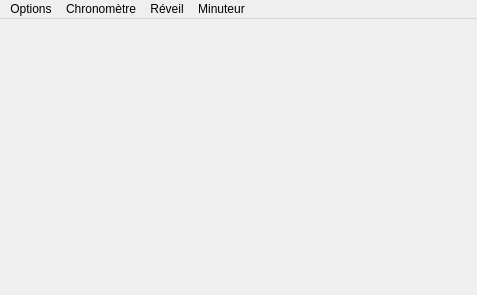
<?xml version="1.0" encoding="UTF-8"?>
<ui version="4.0">
 <class>MainWindow</class>
 <widget class="QMainWindow" name="MainWindow">
  <property name="geometry">
   <rect>
    <x>0</x>
    <y>0</y>
    <width>477</width>
    <height>295</height>
   </rect>
  </property>
  <property name="windowTitle">
   <string>MainWindow</string>
  </property>
  <widget class="QWidget" name="centralWidget"/>
  <widget class="QMenuBar" name="menuBar">
   <property name="geometry">
    <rect>
     <x>0</x>
     <y>0</y>
     <width>477</width>
     <height>25</height>
    </rect>
   </property>
   <widget class="QMenu" name="menuOptions">
    <property name="title">
     <string>Options</string>
    </property>
    <addaction name="actionParametres_de_l_heure"/>
    <addaction name="actionAffichage_2"/>
    <addaction name="actionThemes"/>
   </widget>
   <widget class="QMenu" name="menuChronom_tre">
    <property name="title">
     <string>Chronomètre</string>
    </property>
    <addaction name="actionNouveau_Chronometre"/>
   </widget>
   <widget class="QMenu" name="menuR_veil">
    <property name="title">
     <string>Réveil</string>
    </property>
    <addaction name="actionNouveau_Reveil"/>
    <addaction name="actionMes_Reveils"/>
    <addaction name="actionParametres"/>
   </widget>
   <widget class="QMenu" name="menuMinuteur">
    <property name="title">
     <string>Minuteur</string>
    </property>
    <addaction name="actionNouveau_Minuteur"/>
    <addaction name="actionMes_Minuteurs"/>
   </widget>
   <addaction name="menuOptions"/>
   <addaction name="menuChronom_tre"/>
   <addaction name="menuR_veil"/>
   <addaction name="menuMinuteur"/>
  </widget>
  <action name="actionNouveau">
   <property name="text">
    <string>Nouveau</string>
   </property>
  </action>
  <action name="actionNouveau_2">
   <property name="text">
    <string>Nouveau</string>
   </property>
  </action>
  <action name="actionR_gler_l_heur">
   <property name="text">
    <string>Paramètres de l'Heure</string>
   </property>
  </action>
  <action name="actionAffichage">
   <property name="text">
    <string>Affichage</string>
   </property>
  </action>
  <action name="actionParam_tres_couleurs">
   <property name="text">
    <string>Paramètres Couleurs</string>
   </property>
  </action>
  <action name="actionTh_mes">
   <property name="text">
    <string>Thèmes</string>
   </property>
  </action>
  <action name="actionNouveau_3">
   <property name="text">
    <string>Nouveau</string>
   </property>
  </action>
  <action name="actionMes_R_veils">
   <property name="text">
    <string>Mes Réveils</string>
   </property>
  </action>
  <action name="actionConfigurer">
   <property name="text">
    <string>Paramètres</string>
   </property>
  </action>
  <action name="actionToto">
   <property name="text">
    <string>toto</string>
   </property>
  </action>
  <action name="actionTiti">
   <property name="text">
    <string>titi</string>
   </property>
  </action>
  <action name="actionParametres_de_l_heure">
   <property name="text">
    <string>Parametres de l'heure</string>
   </property>
  </action>
  <action name="actionAffichage_2">
   <property name="text">
    <string>Affichage</string>
   </property>
  </action>
  <action name="actionThemes">
   <property name="text">
    <string>Themes</string>
   </property>
  </action>
  <action name="actionNouveau_Chronometre">
   <property name="text">
    <string>Nouveau Chronometre</string>
   </property>
  </action>
  <action name="actionNouveau_Reveil">
   <property name="text">
    <string>Nouveau Reveil</string>
   </property>
  </action>
  <action name="actionMes_Reveils">
   <property name="text">
    <string>Mes Reveils</string>
   </property>
  </action>
  <action name="actionParametres">
   <property name="text">
    <string>Parametres</string>
   </property>
  </action>
  <action name="actionNouveau_Minuteur">
   <property name="text">
    <string>Nouveau Minuteur</string>
   </property>
  </action>
  <action name="actionMes_Minuteurs">
   <property name="text">
    <string>Mes Minuteurs</string>
   </property>
  </action>
 </widget>
 <layoutdefault spacing="6" margin="11"/>
 <resources/>
 <connections/>
</ui>
